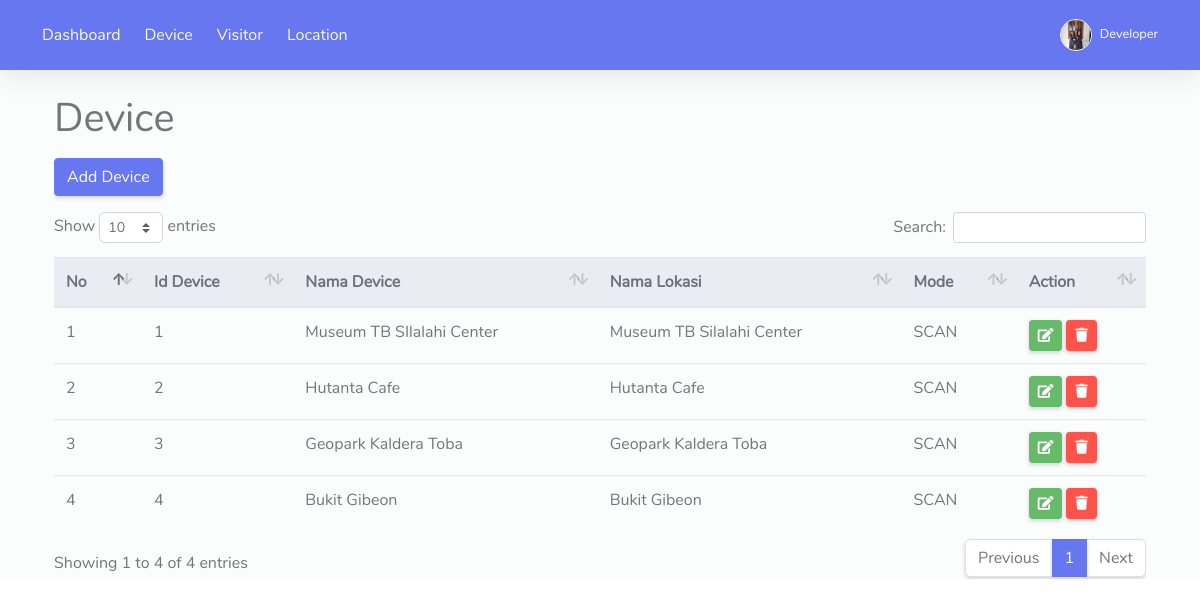
/visitor/device/index.php (signed in), run on the app's committed database.
### tables this page shows
CREATE TABLE `device` (
  `id` int(11) NOT NULL,
  `lokasi_id` int(11) NOT NULL,
  `nama` varchar(128) NOT NULL,
  `mode` varchar(10) NOT NULL DEFAULT 'SCAN'
);

CREATE TABLE `lokasi` (
  `id` int(11) NOT NULL,
  `nama_lokasi` varchar(128) NOT NULL,
  `alamat` text NOT NULL,
  `jam_operasional` varchar(50) NOT NULL,
  `jml_maximum` int(11) NOT NULL
);

### visitor/function.php (called while the page is built, shortened)
<?php
function get($table)
{
    $query = mysqli_query($GLOBALS['connection'], "SELECT * FROM $table");
    return $query;
}

### visitor/device/index.php (the view, shortened to what this page needs)
<?php
require('../layouts/header.php');
$devices = get('device');
$no = 1;
?>
<h1 class="mb-3">Device</h1>
<div class="row">
    <div class="col-md-12">
        <div class="table-responsive">
            <a href="form.php" class="btn btn-primary mb-3">Add Device</a>
            <table class="table align-items-center table-flush table-hover" id="dataTableHover">
                <thead class="thead-light">
                    <tr>
                        <th>No</th>
                        <th>Id Device</th>
                        <th>Nama Device</th>
                        <th>Nama Lokasi</th>
                        <th>Mode</th>
                        <th>Action</th>
                    </tr>
                </thead>
                <tbody>
                    <?php foreach ($devices as $device) : ?>
                        <?php
                        $id_lokasi = $device['lokasi_id'];
                        $lokasi = mysqli_query($connection, "SELECT * FROM lokasi WHERE id = $id_lokasi")->fetch_assoc();
                        ?>
                        <tr>
                            <td><?= $no++ ?></td>
                            <td><?= $device['id'] ?></td>
                            <td><?= $device['nama'] ?></td>
                            <td>
                                <?= $lokasi['nama_lokasi'] ?>
                            </td>
                            <td><?= $device['mode'] ?></td>
                            <td class="d-flex">
                                <a href="form.php?id=<?= $device['id'] ?>" class="btn btn-sm btn-success mr-1"><i class="fas fa-edit"></i></a>
                                <form action="" method="post">
                                    <button type="submit" name="delete" class="btn btn-sm btn-danger" onclick="return confirm('Hapus data device ?')"><i class="fas fa-trash"></i></button>
                                </form>
                            </td>
                        </tr>
                    <?php endforeach; ?>
                </tbody>
            </table>
        </div>
    </div>
</div>
<?php require('../layouts/footer.php') ?>

### data on the page
device: id "1", nama "Museum TB SIlalahi Center", lokasi.nama_lokasi "Museum TB Silalahi Center", mode "SCAN"
device: id "2", nama "Hutanta Cafe", lokasi.nama_lokasi "Hutanta Cafe", mode "SCAN"
device: id "3", nama "Geopark Kaldera Toba", lokasi.nama_lokasi "Geopark Kaldera Toba", mode "SCAN"
device: id "4", nama "Bukit Gibeon", lokasi.nama_lokasi "Bukit Gibeon", mode "SCAN"

### other printed values
$_SESSION['nama'] "Developer"
